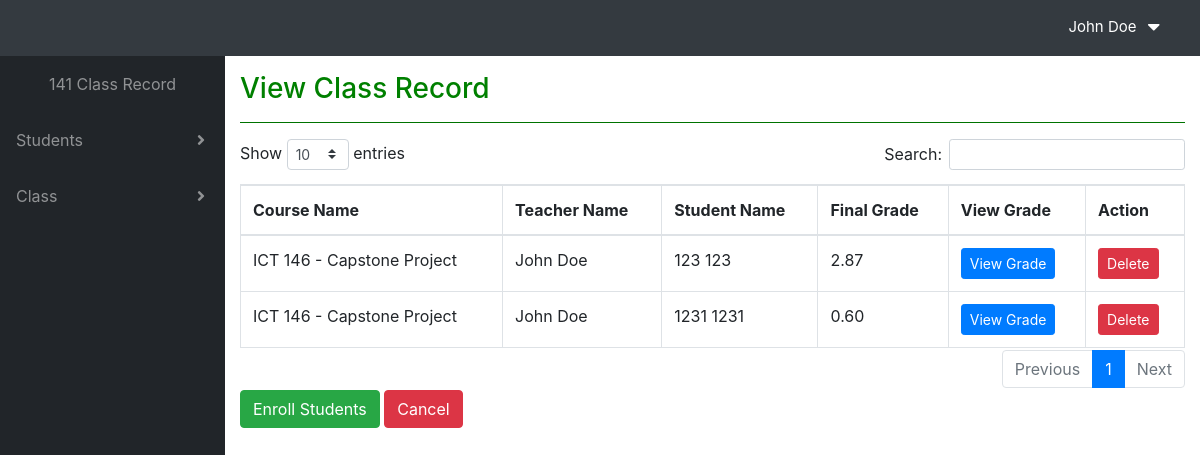
Screenshot of /views/view_student_class.php?view=4 (signed in) with the database file from the repository.
### tables this page shows
CREATE TABLE `grade` (
  `grade_id` int(11) NOT NULL,
  `studentID` int(11) NOT NULL,
  `classID` int(11) NOT NULL,
  `as_premid` int(11) NOT NULL,
  `ps_premid` int(11) NOT NULL,
  `premid` float(11,2) NOT NULL,
  `as_midterm` int(11) NOT NULL,
  `ps_midterm` int(11) NOT NULL,
  `midterm` float(11,2) NOT NULL,
  `as_prefinal` int(11) NOT NULL,
  `ps_prefinal` int(11) NOT NULL,
  `prefinal` float(11,2) NOT NULL,
  `as_final` int(11) NOT NULL,
  `ps_final` int(11) NOT NULL,
  `final` float(11,2) NOT NULL,
  `finalgrade` float(11,2) NOT NULL
);

CREATE TABLE `class` (
  `class_id` int(11) NOT NULL,
  `course_code` varchar(50) NOT NULL,
  `course_name` varchar(50) NOT NULL,
  `teacher_fname` varchar(50) NOT NULL,
  `teacher_lname` varchar(50) NOT NULL
);

CREATE TABLE `student` (
  `student_id` int(11) NOT NULL,
  `student_fname` varchar(50) NOT NULL,
  `student_lname` varchar(50) NOT NULL,
  `studentIdNumber` int(11) NOT NULL
);

### views/view_student_class.php (the view, shortened to what this page needs)
<!DOCTYPE html>
<html lang="en">
<head>
  <link href="vendor/fontawesome-free/css/all.min.css" rel="stylesheet" type="text/css">
  <link href="vendor/datatables/dataTables.bootstrap4.css" rel="stylesheet">
  <link href="css/sb-admin.css" rel="stylesheet">
</head>
<body id="page-top">
<?php include('include/header.php');?>
  <div id="wrapper">
    <?php include('include/sidebar.php');?>
     <?php
     $class = $_GET['view'];
     ?>
    <div id="content-wrapper">
      <div class="container-fluid">
    <div>
        <h3 style="color:green">View Class Record</h3>
          <hr color="green">
    </div>
        <table class="table table-bordered" id="locationTable" width="100%" cellspacing="0">
      <thead>
                <tr>
                     <th>Course Name</th>
                     <th>Teacher Name</th>
                     <th>Student Name</th>
                     <th>Final Grade</th>
                     <th>View Grade</th>
                     <th>Action</th>
                </tr>
      </thead>
           <?php
               $conn = connect();
               $result=mysqli_query($conn,"SELECT * FROM grade
                JOIN student ON grade.studentID = student.student_id
                JOIN class ON grade.classID = class.class_id WHERE grade.classID =
                '$class' ");
              while ($row=mysqli_fetch_array($result)) {
                ?>
                 <tr>
                  <td><?php echo $row['course_code'];?> - <?php echo $row['course_name'];?></td>
                  <td><?php echo $row['teacher_fname'];?> <?php echo $row['teacher_lname'];?></td>
                  <td><?php echo $row['student_fname'];?> <?php echo $row['student_lname'];?> </td>
                  <td><?php echo $row['finalgrade'];?> </td>
                  <td><a class="btn btn-primary btn-sm" href="view_student_grade.php?view=<?php echo $class?>&g=<?php echo $row['grade_id'];?>">View Grade</a></td>
                   <td>
                    <a class="btn btn-danger btn-sm" href="../controller/delete_student_class.php?view=<?php echo $class ?>&del=<?php echo $row['grade_id'];?>">Delete</a>
                  </td>
                </tr>
            <?php } ?>
       </table>
       <div>
          <a href="add_student_class.php?view=<?php echo $class ?>" class="btn btn-success">Enroll Students</a>
          <a href="view_class.php" class="btn btn-danger">Cancel</a>
       </div>
    <br>
      </div>
    </div>
  </div>
</body>
</html>

### views/include/header.php (shortened to what this page needs)
<nav class="navbar navbar-expand navbar-dark bg-dark static-top">
   <div class="d-none d-md-inline-block ml-auto mr-0 mr-md-3 my-2 my-md-0">
    <ul class="navbar-nav ml-auto ml-md-0">
     <li class="nav-item dropdown no-arrow">
       <a class="nav-link dropdown-toggle" href="#" id="userDropdown" role="button" data-toggle="dropdown" aria-haspopup="true" aria-expanded="false" style="color:white;margin-right:-15px;font-size:15px">
           <?php echo $_SESSION["user_fname"];?> <?php echo $_SESSION["user_lname"];?>
       </a>
     </li>
      <li class="nav-item dropdown no-arrow">
       <a class="nav-link dropdown-toggle" href="#" id="userDropdown" role="button" data-toggle="dropdown" aria-haspopup="true" aria-expanded="false" style="color:white">
           <i class="fa fa-caret-down" style="font-size:20px;margin-left:10px"></i>
       </a>
     </li>
   </ul>
  </div>
 </nav>

### views/include/sidebar.php (shortened to what this page needs)
<ul class="sidebar navbar-nav">
  <?php if($_SESSION['user_type'] == 1) { ?>
      <li class="nav-item">
        <a class="nav-link" href="#">
          <span><center>141 Class Record</center></span>
        </a>
      </li>
       <li class="nav-item dropdown">
        <a class="nav-link dropdown-toggle" href="#" id="pagesDropdown" role="button" data-toggle="dropdown" aria-haspopup="true" aria-expanded="false">
          <span>Students</span>
        </a>
      </li>
      <li class="nav-item dropdown">
        <a class="nav-link dropdown-toggle" href="#" id="pagesDropdown" role="button" data-toggle="dropdown" aria-haspopup="true" aria-expanded="false">
          <span>Class</span>
        </a>
      </li>
   <?php } ?>
  </ul>

### rows the page displays
grade: classID.course_code "ICT 146", classID.course_name "Capstone Project", classID.teacher_fname "John", classID.teacher_lname "Doe", studentID.student_fname "123", studentID.student_lname "123", finalgrade "2.87"
grade: classID.course_code "ICT 146", classID.course_name "Capstone Project", classID.teacher_fname "John", classID.teacher_lname "Doe", studentID.student_fname "1231", studentID.student_lname "1231", finalgrade "0.60"

### other values shown
$_SESSION["user_fname"] "John"
$_SESSION["user_lname"] "Doe"
